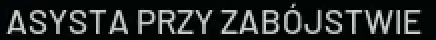
#> input picture assets/patterns/wardogs-assist-pl.png, 218 x 20 px (shown 2 times larger)
$ python -i pixel_detector.py   (imports and definitions only)
#> lines starting #> are read from the running program, lines starting #| are printed output that depends on the picture; after the words box and inside, x2 and y2 are one past the last pixel; in counts of white or black regions, pixels touching at a corner belong together
#> further down, picture is the input picture: shape (20, 218, 3); mean B, G, R 43, 43.9, 39.2
"""Calibrated visual matching, with no OCR/model inference at runtime."""
import ctypes as c
from ctypes import wintypes as w
import json
import time
from pathlib import Path
import cv2
import numpy as np


class ScreenPatch:
    """Reusable top-down DIB and GDI handles, correctly typed for 64-bit Windows."""
    # [43 lines left out: functions __init__, grab, close, not called in this run]


class VisualPatch:
    """Prefer region-aware Desktop Duplication; keep an explicit GDI fallback."""
    # [24 lines left out: functions __init__, grab, close, not called in this run]


def edges(image):
    return cv2.Canny(cv2.cvtColor(image, cv2.COLOR_BGR2GRAY), 70, 150)


def features(image, mode="white"):
#> called with mode = 'white'
    if mode == "edges":
        return edges(image).astype(np.float32)/255
    low = image.min(axis=2)
    high = image.max(axis=2)
    mask = ((low > 150) & ((high.astype(np.float32)-low) < 75)).astype(np.float32)
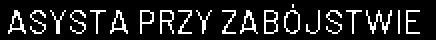
#> mask: shape (20, 218) float32 (shown 2 times larger); values 0 (black) and 1 (white), 13.4% white in thin lines or dots, all inside (x1, y1, x2, y2) = (4, 2, 210, 17)
    # Soft glyph mask tolerates compressed edges and changing background textures.
    return cv2.GaussianBlur(mask,(3,3),0)
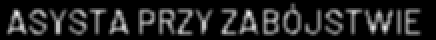
#> returned value: shape (20, 218) float32 (shown 2 times larger); min 0, max 0.938, mean 0.134


class PixelMatcher:
    # [74 lines left out: functions __init__, count_matches, update, save_profile, not called in this run]

>>> import cv2
>>> picture = cv2.imread('../assets/patterns/wardogs-assist-pl.png')
>>> result = features(picture)
